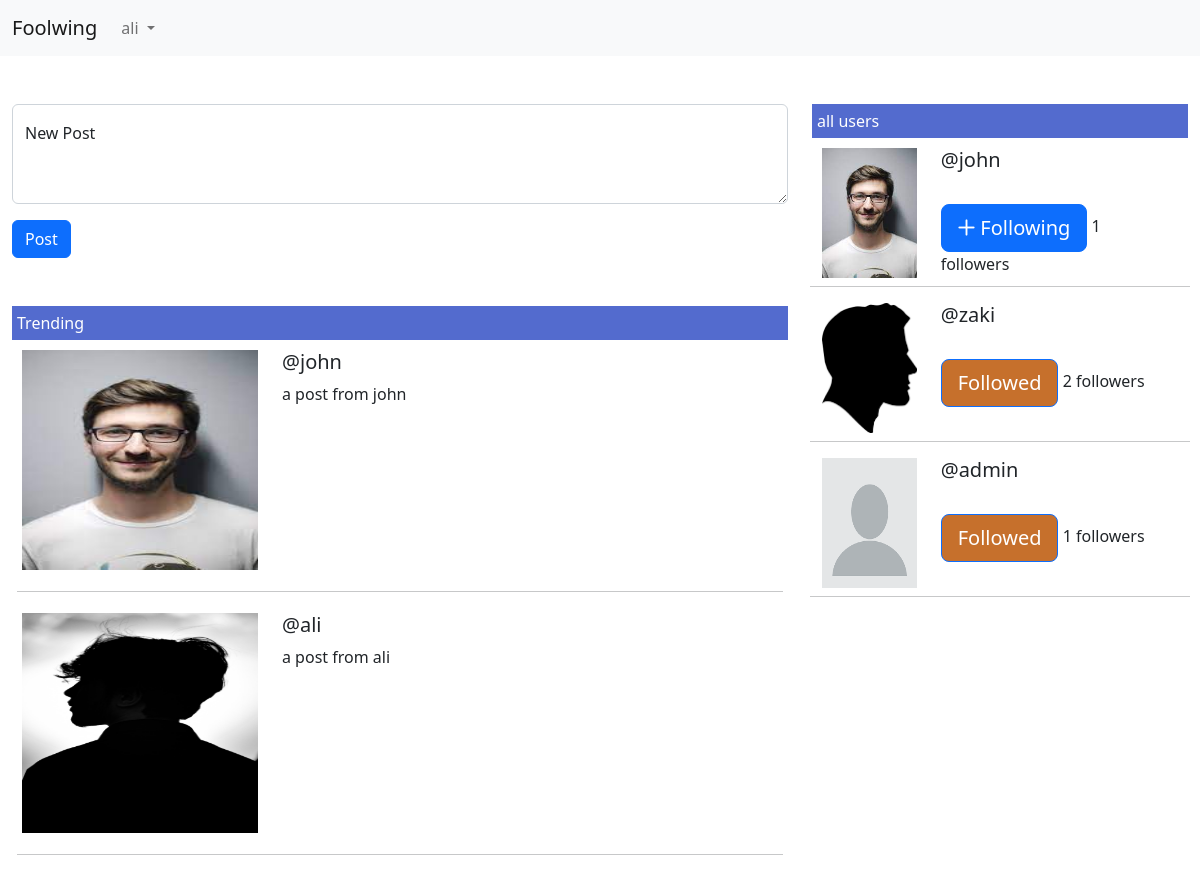
/ (signed in), run on the app's committed database.
### tables this page shows
CREATE TABLE `posts` (
  `post_id` int(11) NOT NULL,
  `post_user_id` int(11) NOT NULL,
  `post_content` varchar(500) NOT NULL,
  `post_date` timestamp NOT NULL DEFAULT current_timestamp() ON UPDATE current_timestamp()
);

CREATE TABLE `users` (
  `user_id` int(11) NOT NULL,
  `user_user_name` varchar(50) NOT NULL,
  `user_name` varchar(60) NOT NULL,
  `user_email` varchar(50) NOT NULL,
  `user_password` varchar(50) NOT NULL,
  `user_profile_image` varchar(50) NOT NULL DEFAULT 'user.jpg',
  `user_bio` varchar(50) NOT NULL,
  `user_followers_number` int(11) NOT NULL DEFAULT 0
);

### index.php (the view, shortened to what this page needs)
<?php
    include_once "init.php" ;
    $user_in_session = false ;
    if(isset($_SESSION['user_uname']) && $_SESSION['user_uname'] != ''){
        $user_in_session= true ;
    }
?>
    <nav class="navbar navbar-expand-lg bg-light">
        <div class="container-fluid">
            <a class="navbar-brand" href="index.php">Foolwing</a>
            <div class="collapse navbar-collapse" id="navbarSupportedContent">
                <ul class="navbar-nav me-auto mb-2 mb-lg-0">
                        <?php
                            if($user_in_session){
                                ?>
                                    <li class="nav-item dropdown">
                                        <a class="nav-link dropdown-toggle" href="#" role="button" data-bs-toggle="dropdown" aria-expanded="false">
                                            <?php  echo $_SESSION['user_uname'] ; ?>
                                        </a>
                                    </li>
                                <?php
                            }else{
                                ?>
                                    <a class="nav-link" href="login.php" role="button">
                                        <?php  echo 'login' ?>
                                    </a>
                                <?php
                            }
                        ?>
                </ul>
            </div>
        </div>
    </nav>
        <div class="container-fluid">
            <div class="row">
                <div class="col-8 mt-5 mb-5">
                    <?php
                        if($user_in_session){
                            ?>
                                <div class="mb-5">
                                    <form method="post" id="create_post_form">
                                        <div class="form-floating mb-3">
                                            <textarea class="form-control" placeholder="Create New Post Now" id="user_post" name="user_post" style="height: 100px"></textarea>
                                            <label for="user_post">New Post</label>
                                        </div>
                                        <button type="submit" class="btn btn-primary" id="post_button">Post</button>
                                    </form>
                                </div>
                            <?php
                        }
                    ?>
                    <div class="">
                        <div class="panel panel-primary">
                            <div class="panel-heading">Trending</div>
                            <div class="panel-body" id="users_posts">
                                <?php
                                    $query = "SELECT * FROM posts INNER JOIN users ON user_id = post_user_id ORDER BY post_date DESC";
                                    $stmt = $con->prepare($query) ;
                                    $stmt->execute() ;
                                    $data = $stmt -> fetchAll() ;
                                    foreach ($data as $row) {
                                        echo '<div class="row post">
                                                        <div class="col-4">
                                                            <img src="./assets/uploads/' .$row['user_profile_image'].'" class="img-fluid" alt="notfound">
                                                        </div>
                                                        <div class="col-8">
                                                            <h5>@'.$row['user_user_name'].'</h5>
                                                            <p>'.$row['post_content'].'</p>
                                                        </div>
                                                    </div><hr>' ;
                                    }
                                ?>
                            </div>
                        </div>
                    </div>
                </div>
                <div class="col-4 mt-5">
                    <div class="panel panel-primary">
                        <div class="panel-heading">all users</div>
                        <div class="panel-body">
                            <div class="row user">
                                <?php
                                    if($user_in_session){
                                        $query = "SELECT * FROM users WHERE user_id != '".$_SESSION['user_id']."'";
                                    }else{
                                        $query = "SELECT * FROM users";
                                    }
                                    $stmt = $con->prepare($query) ;
                                    $stmt->execute() ;
                                    $data = $stmt -> fetchAll() ;
                                    foreach ($data as $row) {
                                        echo '<div class="row user mb-2">
                                                    <div class="col-4">
                                                        <img src="./assets/uploads/' .$row['user_profile_image'].'" class="img-fluid" alt="notfound">
                                                    </div>
                                                    <div class="col-8">
                                                        <h5>@'.$row['user_user_name'].'</h5>';
                                                            if($user_in_session){
                                                                $stmt = $con->prepare("SELECT * FROM followers WHERE follower_sender_id = ? AND follower_recever_id= ?") ;
                                                                $stmt->execute(array($_SESSION['user_id'], $row['user_id'])) ;
                                                                if($stmt->fetch()){
                                                                    ?>
                                                                        <button class="btn btn-lg btn-primary following_button changecolor" value="<?php echo $row['user_id'] ; ?>">
                                                                            Followed
                                                                        </button>
                                                                    <?php
                                                                }else{
                                                                    ?>
                                                                        <button class="btn btn-lg btn-primary following_button " value="<?php echo $row['user_id'] ; ?>">
                                                                            <i class="fa-regular fa-plus"></i>
                                                                            Following
                                                                    </button>
                                                                    <?php
                                                                }
                                                            }
                                                            $stmt = $con->prepare("SELECT * FROM followers WHERE follower_recever_id= ?") ;
                                                            $stmt->execute(array($row['user_id'])) ;
                                                            echo '<span id="followers_count'.$row['user_id'].'">'.$stmt->rowCount().' followers</span>' ;
                                                    echo '</div>' ;
                                                echo '</div><hr>' ;
                                    }
                                ?>
                            </div>
                        </div>
                    </div>
                </div>
            </div>
        </div>
    </body>
</html>

### assets/css/style.css (style rules this page uses)
* { padding: 0; margin: 0; box-sizing: border-box; }
.panel > div { padding: 5px; }
.panel .panel-heading { background-color: #536bce; color: white; padding: 5px; }
.panel .panel-body > .post { padding: 5px; }
.panel .panel-body > .post div:first-of-type .img-fluid { width: 100%; height: 220px; }
.panel .panel-body > .user { padding: 5px; }
.panel .panel-body > .user div:first-of-type .img-fluid { width: 100%; height: 130px; }
.panel .panel-body > .user div:last-of-type h5 { margin-bottom: 32px; }
.changecolor { background-color: #c6702c; }

### data on the page
posts: post_user.user_profile_image (picture), post_user.user_user_name "john", post_content "a post from john"
posts: post_user.user_profile_image (picture), post_user.user_user_name "ali", post_content "a post from ali"
users: user_profile_image (picture), user_user_name "john", $row['user_id'] 8 (drawn), rowCount "1"
users: user_profile_image (picture), user_user_name "zaki", $row['user_id'] 9 (drawn), rowCount "2"
users: user_profile_image (placeholder picture), user_user_name "admin", $row['user_id'] 10 (drawn), rowCount "1"

### other printed values
$_SESSION['user_uname'] "ali"
